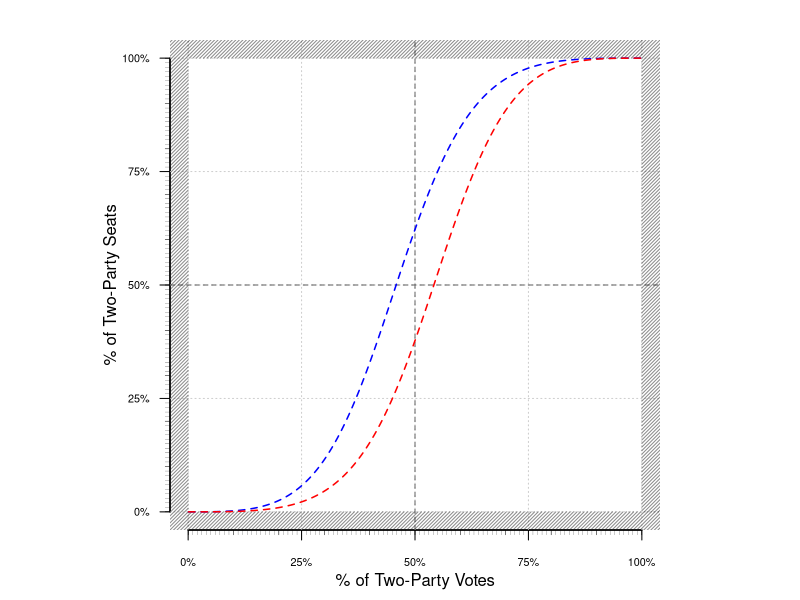

Write the R code that produced this figure.
options(scipen = 999)
'seatsvotes.plot' <- function(main="", ylim=c(0,1), xlim=c(0,1), xlab="Votes", ylab="Seats", xaxis=TRUE, yaxis=TRUE, prop.line=TRUE, box=TRUE) 
	{
		par(pty="s", mar = c(2.5, 2, 2, 1), mgp = c(0.5, 0.5, 0))
		plot(1, 
		     type = "n", 
		     ylim=ylim, 
		     xlim=xlim,
		     xaxs="i",
		     yaxs="i",
		     ylab="", 
		     xlab="" , 
		     main=main, 
		     bty="n", 
		     axes=F)
			
		if (xaxis==TRUE) {
			axis(side=1, las=2, at=seq(0,1,0.1), labels=F, lwd.ticks=0.4)
			axis(side=1, las=2, at=seq(0,1,0.01), labels=F, lwd.ticks=0.2, tck=-0.01)
			axis(side=1, at=seq(0,1,0.1), labels=paste0(seq(0,100,10), "%"), cex.axis=0.5, col.axis="gray50")
			}
		if (yaxis==TRUE) {
			axis(side=2, las=2, at=seq(0,1,0.1), labels=F, lwd.ticks=0.4)
			axis(side=2, las=2, at=seq(0,1,0.01), labels=F, lwd.ticks=0.2, tck=-0.01)
			axis(side=2, las=2, at=seq(0,1,0.1), labels=paste0(seq(0,100,10), "%"), cex.axis=0.5, col.axis="gray50")
			}
	mtext(xlab, side=1, line = 1.5)
	mtext(ylab, side=2, line = 1.5)
	

	if (prop.line==TRUE) {	
		abline(0,1, lty=2, col="gray90")
		text(.23,.25, "PROPORTIONAL REPRESENTATION", srt=45, cex=.5, col="gray50")
		}
	if (box==TRUE) {
		box()
		abline(v=0.5, lty=3, col="gray40")
		abline(h=0.5, lty=3, col="gray40")
		}
			# rect(-.05,-.05,0,1.05, col = rgb(0.1,0.1,0.1,1/2), density=40, border = "transparent") #left
			# rect(0,0,1.05,-.05, col = rgb(0.1,0.1,0.1,1/2), density=40, border = "transparent") #bottom
			# rect(1,0,1.05,1.05, col = rgb(0.1,0.1,0.1,1/2), density=40, border = "transparent") #right
			# rect(0,1,1,1.05, col = rgb(0.1,0.1,0.1,1/2), density=40, border = "transparent") #top
	}

seatsvotes.axis <- function(xmin=0, xmax=1, ymin=0, ymax=1) {
	axis(side=1, las=2, at=seq(xmin,xmax,0.1), labels=F, lwd.ticks=0.4)
	axis(side=1, las=2, at=seq(xmin,xmax,0.01), labels=F, lwd.ticks=0.2, tck=-0.01)
	axis(side=1, at=seq(xmin,xmax,0.1), labels=paste0(seq(xmin*100,xmax*100,10), "%"), cex.axis=0.5, col.axis="gray50")
			
	axis(side=2, las=2, at=seq(ymin,ymax,0.1), labels=F, lwd.ticks=0.4)
	axis(side=2, las=2, at=seq(ymin,ymax,0.01), labels=F, lwd.ticks=0.2, tck=-0.01)
	axis(side=2, las=2, at=seq(ymin,ymax,0.1), labels=paste0(seq(ymin*100,ymax*100,10), "%"), cex.axis=0.5, col.axis="gray50")
			
	}

sv.hyp <- function(r, b, n = 1000){
  V  <- seq(from = 0.001,to = 0.999, length = n )
  LV <- log(V/(1-V))
  S  <- (1+exp(-b - r*LV))^-1

  dta <- cbind.data.frame(V,S)

  return(dta)
}

# seatsvotes.plot()
# majoritarian.sv.dta <- sv.hyp(r = 3, b = 0)
# proporional.sv.dta  <- sv.hyp(r = 1, b = 0)
# negative.dv.dta     <- sv.hyp(r = 0.50, b = 0)
# winner.sv.dta       <- sv.hyp(r = 10000, b = 0)

#           lines(majoritarian.sv.dta, lwd=1.5, col="purple", lty=4)
#           lines(negative.dv.dta, lwd=1.5, col="orange", lty=4)
#           lines(winner.sv.dta, lwd=1.5, col="dark green", lty=4)
#           lines(proporional.sv.dta, lwd=1.5, col="gray50", lty=4)
#                text(x =  0.23, y = 0.25, "PROPORTIONAL REPRESENTATION", srt=45, cex=1, col="gray50")
#                text(x =  0.35, y = 0.60, "Winner-take-all", srt=0, cex=1, col="dark green")
#                text(x =  0.61, y = 0.96, "Majoritarian", srt=0, cex=1, col="purple")
#                text(x =  0.76, y = 0.55, "Negative Bonus", srt=0, cex=1, col="orange")


sv_curve <- function(s,v, lwd=2, col="gray40") {
	reg <- summary(lm(log(sv(s)) ~ log(sv(v))))
	VOTES.tmp <- seq(0,1, by=.01)
	seatvotes <- reg$coefficients[2]*log(VOTES.tmp/(1 - VOTES.tmp)) + reg$coefficients[1]
	funct2 <- function (x) exp(seatvotes) / (1 + exp(seatvotes)) 
	plot(funct2, from=0.0, to=1, add=TRUE, lwd=lwd, col=col)	
}

sv_bias <- function(s,v) {
	reg <- summary(lm(log(sv(s)) ~ log(sv(v))))
	VOTES.tmp <- seq(0,1, by=.01)
	bias <- reg$coefficients[2]*log(0.5/(1 - 0.5)) + reg$coefficients[1]
	funct2 <- function (x) exp(bias) / (1 + exp(bias)) 
	return(0.5 - funct2())
}

sv_responsiveness <- function(s,v) {
	reg <- summary(lm(log(sv(s)) ~ log(sv(v))))
	VOTES.tmp <- seq(0,1, by=.01)
	bias45 <- reg$coefficients[2]*log(0.45/(1 - 0.45)) + reg$coefficients[1]
	bias55 <- reg$coefficients[2]*log(0.55/(1 - 0.55)) + reg$coefficients[1]
	funct2 <- function (x) ((exp(bias55) / (1 + exp(bias55))) - (exp(bias45) / (1 + exp(bias45)))) / 0.1
	return(funct2())
}


sv_hyp_plot <- function(r, b, n = 1000){
			  V  <- seq(from = 0.001,to = 0.999, length = n )
			  LV <- log(V/(1-V))
			  S  <- (1+exp(-b - r*LV))^-1
			  
			  dta <- cbind.data.frame(V,S)
			  
			  return(dta)
			}
## Examples
# svg("/Users/user/Downloads/asymmetry.svg", width=10, height=6)
                  majoritarian.sv.dta <- sv.hyp(r = 3, b = 0.5)
                  majoritarian.sv.dta2 <- sv.hyp(r = 3, b = -0.5)
                         
                                            par(pty="s", mar=c(3.5,2.5,2,1))
                       plot(0,0, ylim=c(0,1), xlim=c(0,1), type="p", pch=19, col="#FFFFFF", main="", xlab="", ylab="", bty="n", axes=F)
                            axis(side=1, las=2, at=seq(0,1,0.1), labels=F, lwd.ticks=0.4, tck=-0.01)
                            axis(side=1, las=2, at=seq(0,1,0.01), labels=F, lwd.ticks=0.2, tck=-0.01)
                            axis(side=1, at=seq(0, 1, 0.25), labels=c("0%", "25%", "50%", "75%", "100%"), cex.axis=0.65)

                            axis(side=2, las=2, at=seq(0,1,0.1), labels=F, lwd.ticks=0.4, tck=-0.01)
                            axis(side=2, las=2, at=seq(0,1,0.01), labels=F, lwd.ticks=0.2, tck=-0.01)
                            axis(side=2, las=2, at=seq(0, 1, 0.25), labels=c("0%", "25%", "50%", "75%", "100%"), cex.axis=0.65)

                                 abline(v=seq(0, 1, 0.25), lty=3, col="gray80")
                                 abline(h=seq(0, 1, 0.25), lty=3, col="gray80")
                                 abline(v=0.5, lty=2, col="gray40")
                                 abline(h=0.5, lty=2, col="gray40")

                                 rect(-.05,-.05,0,1.05, col = rgb(0.1,0.1,0.1,1/2), density=40, border = "transparent") #left
                                 rect(0,0,1.05,-.05, col = rgb(0.1,0.1,0.1,1/2), density=40, border = "transparent") #bottom
                                 rect(1,0,1.05,1.05, col = rgb(0.1,0.1,0.1,1/2), density=40, border = "transparent") #right
                                 rect(0,1,1,1.05, col = rgb(0.1,0.1,0.1,1/2), density=40, border = "transparent") #top

                              mtext(side=1, line=2, "% of Two-Party Votes", cex=1)
                              mtext(side=2, line=2.5, "% of Two-Party Seats", cex=1)

                                 lines(majoritarian.sv.dta, lwd=1.5, col="blue", lty=2)
                                 lines(majoritarian.sv.dta2, lwd=1.5, col="red", lty=2)
                                 # text(x =  0.71, y = 0.61, "Asymmetric\nMajoritarian", srt=0, cex=0.65, col="purple")


# dev.off() 

	
